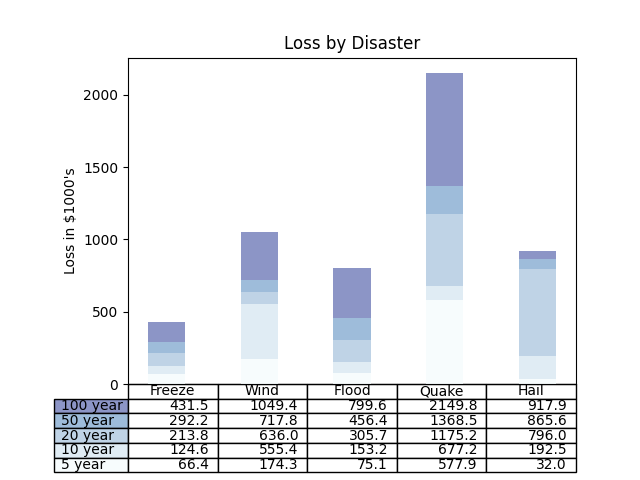

Write Python code to recreate this figure.
# Demo of table function to display a table within a plot.

import numpy as np
import matplotlib.pyplot as plt


data = [[ 66386, 174296,  75131, 577908,  32015],
        [ 58230, 381139,  78045,  99308, 160454],
        [ 89135,  80552, 152558, 497981, 603535],
        [ 78415,  81858, 150656, 193263,  69638],
        [139361, 331509, 343164, 781380,  52269]]

columns = ('Freeze', 'Wind', 'Flood', 'Quake', 'Hail')
rows = ['%d year' % x for x in (100, 50, 20, 10, 5)]

values = np.arange(0, 2500, 500)
value_increment = 1000

# Get some pastel shades for the colors
colors = plt.cm.BuPu(np.linspace(0, 0.5, len(rows)))
n_rows = len(data)

index = np.arange(len(columns)) + 0.3
bar_width = 0.4

# Initialize the vertical-offset for the stacked bar chart.
y_offset = np.zeros(len(columns))

# Plot bars and create text labels for the table
cell_text = []
for row in range(n_rows):
    plt.bar(index, data[row], bar_width, bottom=y_offset, color=colors[row])
    y_offset = y_offset + data[row]
    cell_text.append(['%1.1f' % (x / 1000.0) for x in y_offset])
# Reverse colors and text labels to display the last value at the top.
colors = colors[::-1]
cell_text.reverse()

# Add a table at the bottom of the axes
the_table = plt.table(cellText=cell_text,
                      rowLabels=rows,
                      rowColours=colors,
                      colLabels=columns,
                      loc='bottom')

# Adjust layout to make room for the table:
plt.subplots_adjust(left=0.2, bottom=0.2)

plt.ylabel("Loss in ${0}'s".format(value_increment))
plt.yticks(values * value_increment, ['%d' % val for val in values])
plt.xticks([])
plt.title('Loss by Disaster')

plt.show()
